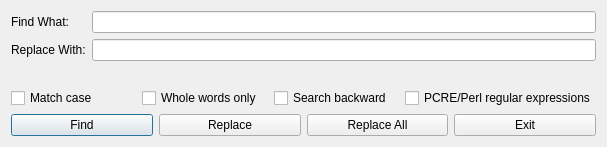
<?xml version="1.0" encoding="UTF-8"?>
<ui version="4.0">
 <class>FindDialog</class>
 <widget class="QDialog" name="FindDialog">
  <property name="geometry">
   <rect>
    <x>0</x>
    <y>0</y>
    <width>607</width>
    <height>147</height>
   </rect>
  </property>
  <property name="windowTitle">
   <string>Find and Replace</string>
  </property>
  <layout class="QVBoxLayout" name="verticalLayout">
   <item>
    <layout class="QFormLayout" name="formLayout">
     <item row="0" column="0">
      <widget class="QLabel" name="label">
       <property name="text">
        <string>Find What:</string>
       </property>
      </widget>
     </item>
     <item row="0" column="1">
      <widget class="QLineEdit" name="findTarget"/>
     </item>
     <item row="1" column="0">
      <widget class="QLabel" name="label_2">
       <property name="text">
        <string>Replace With:</string>
       </property>
      </widget>
     </item>
     <item row="1" column="1">
      <widget class="QLineEdit" name="replaceTarget"/>
     </item>
    </layout>
   </item>
   <item>
    <layout class="QHBoxLayout" name="horizontalLayout">
     <item>
      <widget class="QCheckBox" name="matchCase">
       <property name="text">
        <string>Match case</string>
       </property>
      </widget>
     </item>
     <item>
      <widget class="QCheckBox" name="wholeWords">
       <property name="text">
        <string>Whole words only</string>
       </property>
      </widget>
     </item>
     <item>
      <widget class="QCheckBox" name="backward">
       <property name="text">
        <string>Search backward</string>
       </property>
      </widget>
     </item>
     <item>
      <widget class="QCheckBox" name="regexp">
       <property name="text">
        <string>PCRE/Perl regular expressions</string>
       </property>
      </widget>
     </item>
    </layout>
   </item>
   <item>
    <layout class="QHBoxLayout" name="horizontalLayout_3">
     <item>
      <widget class="QPushButton" name="findBtn">
       <property name="text">
        <string>Find</string>
       </property>
      </widget>
     </item>
     <item>
      <widget class="QPushButton" name="replaceBtn">
       <property name="text">
        <string>Replace</string>
       </property>
      </widget>
     </item>
     <item>
      <widget class="QPushButton" name="replaceAllBtn">
       <property name="text">
        <string>Replace All</string>
       </property>
      </widget>
     </item>
     <item>
      <widget class="QPushButton" name="exitBtn">
       <property name="text">
        <string>Exit</string>
       </property>
      </widget>
     </item>
    </layout>
   </item>
  </layout>
 </widget>
 <resources/>
 <connections/>
</ui>
